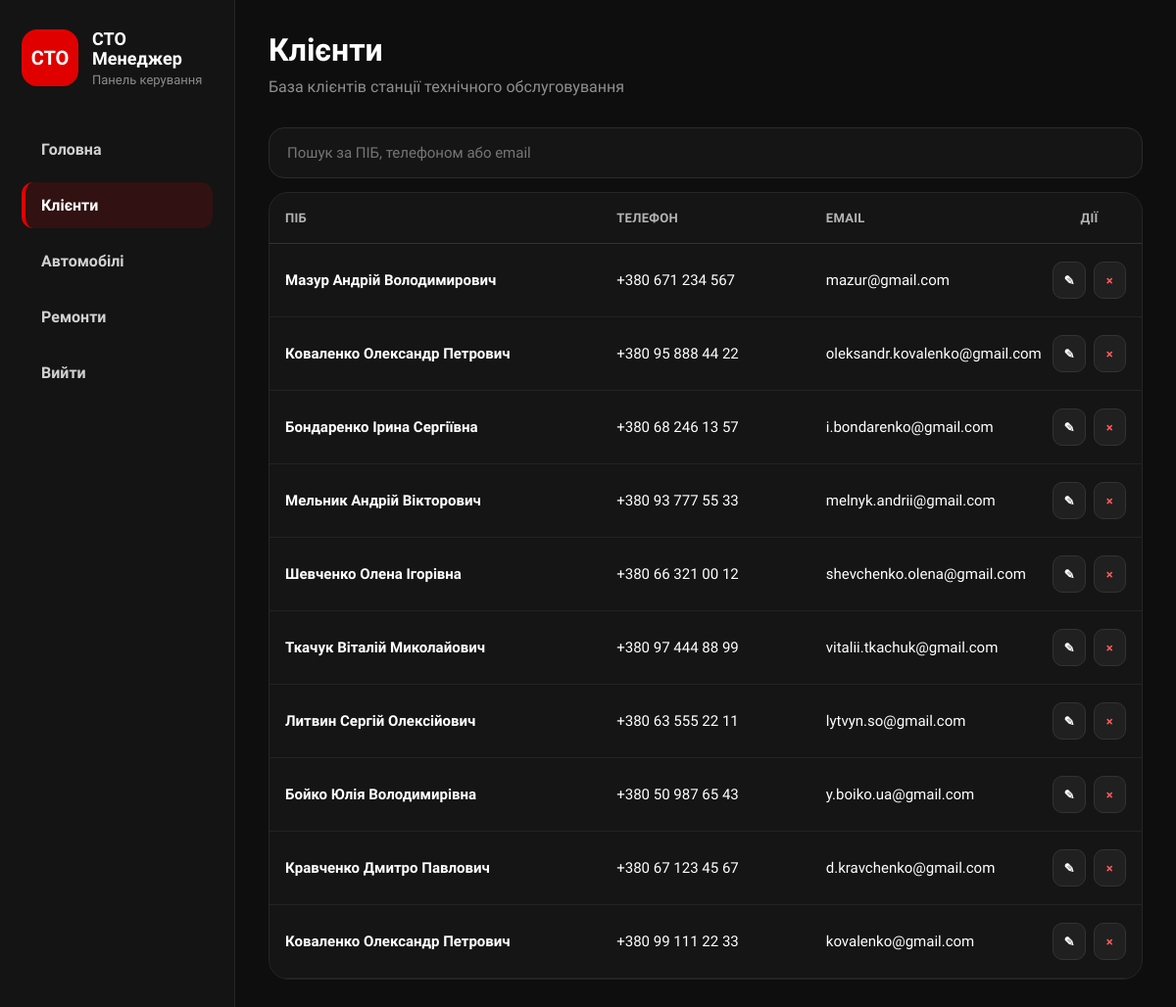
Before: /clients/ with the older database file.
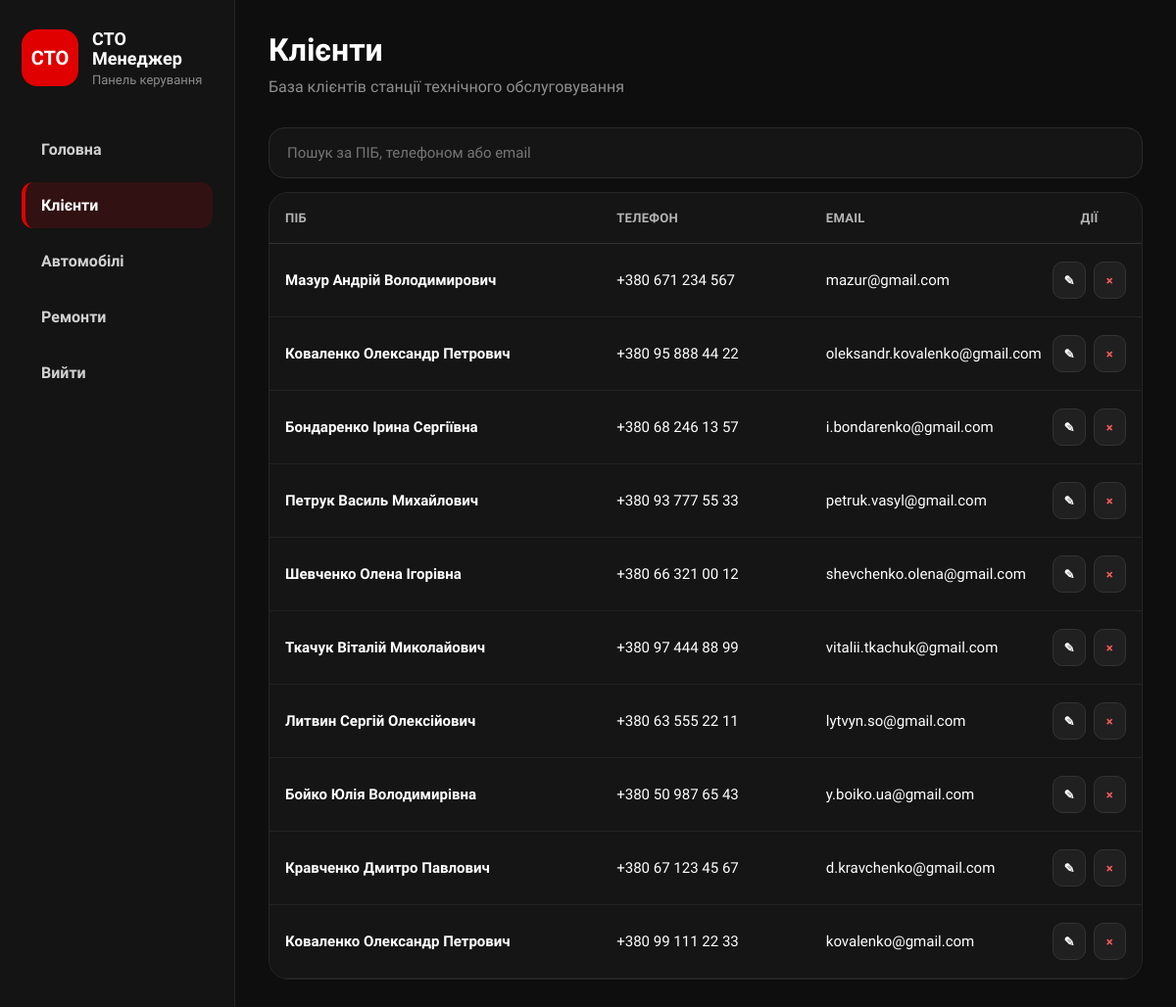
After: the same page with the newer database file.
### clients/models.py (models this page shows, shortened)
class Client(models.Model):
    full_name = models.CharField(max_length=150, verbose_name="ПІБ")
    phone = models.CharField(max_length=20, unique=True, verbose_name="Телефон")
    email = models.EmailField(blank=True, null=True, verbose_name="Email")
    address = models.CharField(max_length=255, blank=True, null=True, verbose_name="Адреса")
    notes = models.TextField(blank=True, null=True, verbose_name="Примітки")
    created_at = models.DateTimeField(auto_now_add=True)
    class Meta:
        verbose_name = "Клієнт"
        verbose_name_plural = "Клієнти"
        ordering = ['full_name']

### clients/views.py (the view)
# urls.py: path('', views.client_list_view, name='client_list'),
def client_list_view(request):
    query = request.GET.get('q', '')
    clients = Client.objects.all().order_by('-created_at')
    if query:
        clients = clients.filter(
            Q(full_name__icontains=query) |
            Q(phone__icontains=query) |
            Q(email__icontains=query)
        )
    return render(request, 'clients/client_list.html', {
        'clients': clients,
        'query': query
    })

### clients/templates/clients/client_list.html
{% extends 'base.html' %}
{% block content %}
<div class="page-header">
    <div>
        <h1>Клієнти</h1>
        <p>База клієнтів станції технічного обслуговування</p>
    </div>
</div>
<form method="get" class="search-panel">
    <input
        type="text"
        name="q"
        value="{{ query }}"
        placeholder="Пошук за ПІБ, телефоном або email"
        autocomplete="off"
    >
</form>
<div class="table-card">
    <table class="data-table clients-table">
        <thead>
            <tr>
                <th>ПІБ</th>
                <th>Телефон</th>
                <th>Email</th>
                <th>Дії</th>
            </tr>
        </thead>
        <tbody>
        {% for client in clients %}
            <tr>
                <td class="client-name-cell">
                    <a href="{% url 'client_detail' client.id %}" class="client-link">
                        {{ client.full_name }}
                    </a>
                </td>
                <td>
                    {% if client.phone %}
                        {{ client.phone }}
                    {% else %}
                        <span class="muted-text">—</span>
                    {% endif %}
                </td>
                <td>
                    {% if client.email %}
                        {{ client.email }}
                    {% else %}
                        <span class="muted-text">—</span>
                    {% endif %}
                </td>
                <td>
                    <div class="actions-cell">
                        <a href="{% url 'edit_client' client.id %}" class="row-action" title="Редагувати">
                            ✎
                        </a>
                        <a href="{% url 'delete_client' client.id %}" class="row-action danger-action" title="Видалити">
                            ×
                        </a>
                    </div>
                </td>
            </tr>
        {% empty %}
            <tr>
                <td colspan="4" class="empty-row">
                    Клієнтів ще немає
                </td>
            </tr>
        {% endfor %}
        </tbody>
    </table>
</div>
{% endblock %}

Changed rows visible on the page:
changed Client: full_name "Мельник Андрій Вікторович" → "Петрук Василь Михайлович"; email "melnyk.andrii@gmail.com" → "petruk.vasyl@gmail.com"
